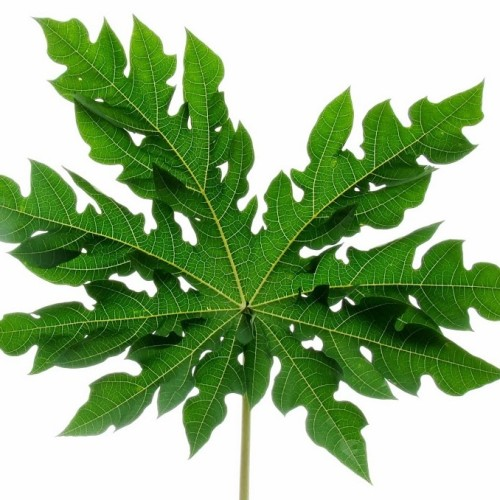
#> input picture Sesi2/daun_pepaya.png, 500 x 500 px
$ python 'Konversi Gambar ke Threshold (Biner).py'
#> lines starting #> are read from the running program, lines starting #| are printed output that depends on the picture; after the words box and inside, x2 and y2 are one past the last pixel; in counts of white or black regions, pixels touching at a corner belong together
import numpy as np
import imageio
import matplotlib.pyplot as plt

# Membaca gambar
img = imageio.imread('daun_pepaya.png')
#> img is the input picture: shape (500, 500, 3); mean R, G, B 151.2, 180.4, 135.4

# Fungsi untuk konversi grayscale
def convert_to_grayscale(image):
    grayscale = np.dot(image[..., :3], [0.2989, 0.5870, 0.1140])
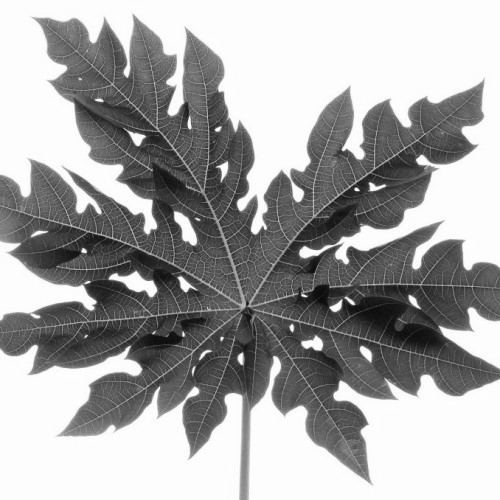
#> grayscale: shape (500, 500) float64; min 9.4, max 255, mean 166.5
    return grayscale.astype(np.uint8)

# Fungsi untuk konversi biner (thresholding)
def convert_to_binary(image, threshold=128):
    grayscale = convert_to_grayscale(image)
    binary = np.where(grayscale > threshold, 255, 0)
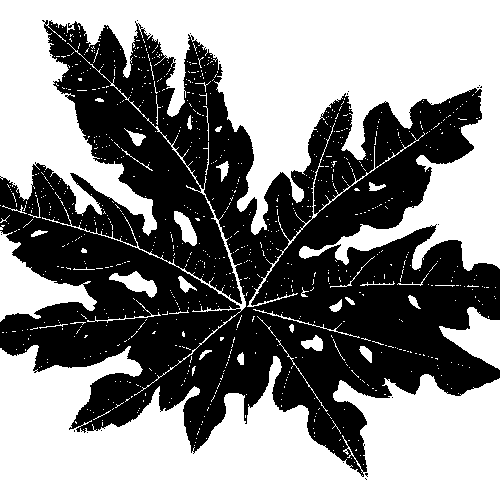
#> binary: shape (500, 500) int64; 53% white; 21 black regions (20 under 20 px), largest, box (x1, y1, x2, y2) and area: (0, 20, 500, 477) 117457
    return binary

# Konversi gambar ke biner
binary_img = convert_to_binary(img, threshold=128)

# Tampilkan gambar biner
plt.imshow(binary_img, cmap='gray')
plt.title('Binary Image (Threshold)')
plt.axis('off')
plt.show()
